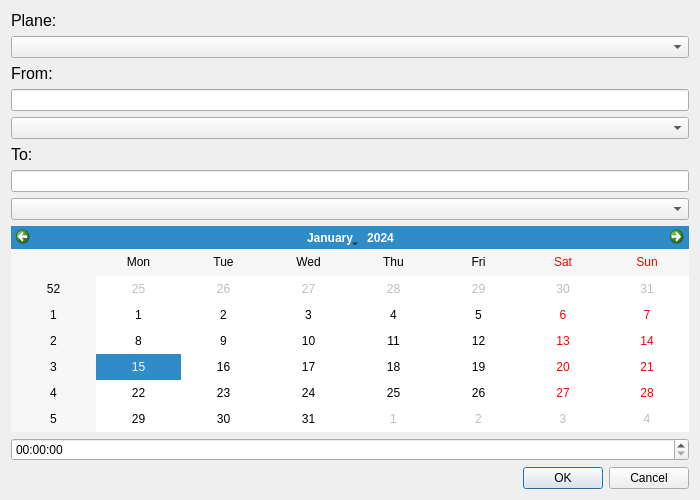
<?xml version="1.0" encoding="UTF-8"?>
<ui version="4.0">
 <class>Dialog</class>
 <widget class="QDialog" name="Dialog">
  <property name="geometry">
   <rect>
    <x>0</x>
    <y>0</y>
    <width>700</width>
    <height>500</height>
   </rect>
  </property>
  <property name="windowTitle">
   <string>Dialog</string>
  </property>
  <layout class="QVBoxLayout" name="verticalLayout_3">
   <item>
    <layout class="QHBoxLayout" name="horizontalLayout" stretch="0">
     <item>
      <layout class="QVBoxLayout" name="verticalLayout_calendar">
       <item>
        <widget class="QLabel" name="label_plane">
         <property name="font">
          <font>
           <pointsize>12</pointsize>
          </font>
         </property>
         <property name="text">
          <string>Plane:</string>
         </property>
        </widget>
       </item>
       <item>
        <widget class="QComboBox" name="comboBox_plane"/>
       </item>
       <item>
        <widget class="QLabel" name="label_from">
         <property name="font">
          <font>
           <pointsize>12</pointsize>
          </font>
         </property>
         <property name="text">
          <string>From:</string>
         </property>
        </widget>
       </item>
       <item>
        <widget class="QLineEdit" name="lineEdit_from">
         <property name="toolTip">
          <string>&lt;html&gt;&lt;head/&gt;&lt;body&gt;&lt;p&gt;&lt;br/&gt;&lt;/p&gt;&lt;/body&gt;&lt;/html&gt;</string>
         </property>
         <property name="text">
          <string/>
         </property>
        </widget>
       </item>
       <item>
        <widget class="QComboBox" name="comboBox_from">
         <property name="enabled">
          <bool>true</bool>
         </property>
         <property name="sizePolicy">
          <sizepolicy hsizetype="MinimumExpanding" vsizetype="Fixed">
           <horstretch>0</horstretch>
           <verstretch>0</verstretch>
          </sizepolicy>
         </property>
         <property name="minimumSize">
          <size>
           <width>250</width>
           <height>0</height>
          </size>
         </property>
        </widget>
       </item>
       <item>
        <widget class="QLabel" name="label_to">
         <property name="font">
          <font>
           <pointsize>12</pointsize>
          </font>
         </property>
         <property name="text">
          <string>To:</string>
         </property>
        </widget>
       </item>
       <item>
        <widget class="QLineEdit" name="lineEdit_to"/>
       </item>
       <item>
        <widget class="QComboBox" name="comboBox_to">
         <property name="enabled">
          <bool>true</bool>
         </property>
         <property name="sizePolicy">
          <sizepolicy hsizetype="MinimumExpanding" vsizetype="Fixed">
           <horstretch>0</horstretch>
           <verstretch>0</verstretch>
          </sizepolicy>
         </property>
         <property name="minimumSize">
          <size>
           <width>250</width>
           <height>0</height>
          </size>
         </property>
        </widget>
       </item>
       <item>
        <widget class="QCalendarWidget" name="calendarWidget"/>
       </item>
       <item>
        <widget class="QTimeEdit" name="timeEdit"/>
       </item>
       <item>
        <widget class="QDialogButtonBox" name="buttonBox">
         <property name="orientation">
          <enum>Qt::Horizontal</enum>
         </property>
         <property name="standardButtons">
          <set>QDialogButtonBox::Cancel|QDialogButtonBox::Ok</set>
         </property>
        </widget>
       </item>
      </layout>
     </item>
    </layout>
   </item>
  </layout>
 </widget>
 <resources/>
 <connections>
  <connection>
   <sender>buttonBox</sender>
   <signal>rejected()</signal>
   <receiver>Dialog</receiver>
   <slot>reject()</slot>
   <hints>
    <hint type="sourcelabel">
     <x>316</x>
     <y>260</y>
    </hint>
    <hint type="destinationlabel">
     <x>286</x>
     <y>274</y>
    </hint>
   </hints>
  </connection>
  <connection>
   <sender>buttonBox</sender>
   <signal>accepted()</signal>
   <receiver>Dialog</receiver>
   <slot>accept()</slot>
   <hints>
    <hint type="sourcelabel">
     <x>248</x>
     <y>254</y>
    </hint>
    <hint type="destinationlabel">
     <x>157</x>
     <y>274</y>
    </hint>
   </hints>
  </connection>
 </connections>
</ui>
